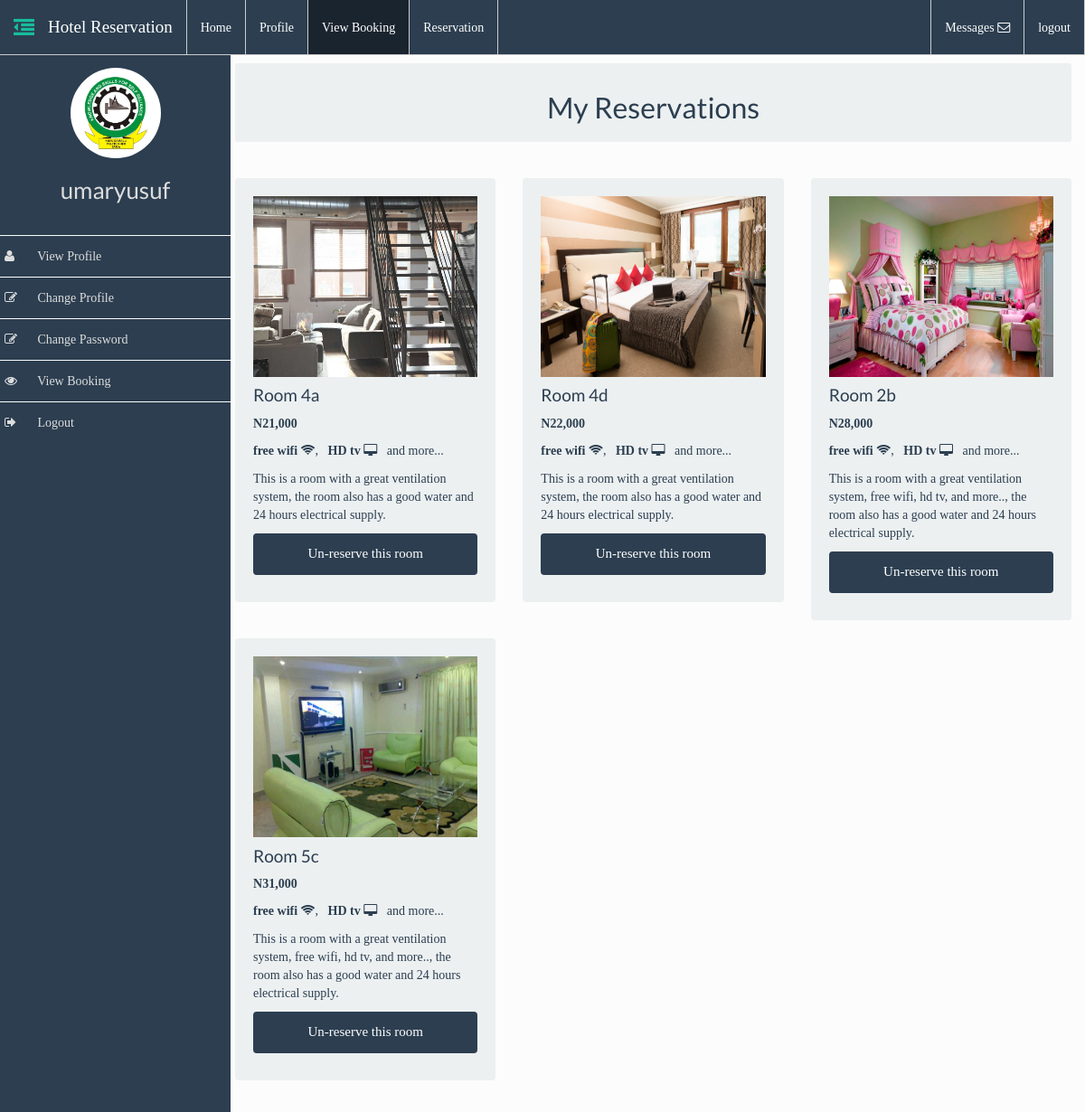
/dashboard.php?action=view_booking (signed in), run on the app's committed database.
### tables this page shows
CREATE TABLE `users` (
  `id` int(11) NOT NULL,
  `firstname` varchar(50) NOT NULL,
  `lastname` varchar(50) NOT NULL,
  `username` varchar(50) NOT NULL,
  `password` varchar(50) NOT NULL,
  `phone` text NOT NULL,
  `email` varchar(50) NOT NULL,
  `gender` text NOT NULL,
  `city` varchar(30) NOT NULL,
  `country` varchar(30) NOT NULL,
  `state` varchar(30) NOT NULL,
  `picture` varchar(50) NOT NULL DEFAULT 'user.jpg'
);

CREATE TABLE `rooms` (
  `room_id` int(11) NOT NULL,
  `room_image` varchar(100) NOT NULL,
  `room_name` varchar(50) NOT NULL,
  `room_price` varchar(20) NOT NULL,
  `room_description` varchar(200) NOT NULL,
  `booked` int(11) NOT NULL DEFAULT '0'
);

### includes/view_booking.php (the view, shortened to what this page needs)
<div class="row">
	<div class="col-md-12">
		<div class="well well-sm">
			<h2 class="text-center">My Reservations</h2>
		</div>
	</div>
</div>
<br>
<div class="row">
<?php
$q1 = mysqli_query($dbc, "SELECT * FROM `reserved_rooms` WHERE `user_id`='$user_id'");
while($row = mysqli_fetch_array($q1)){
	$room_id = $row["room_id"];
?>
<div>
<?php
$q = "SELECT * FROM `rooms` WHERE `room_id`='$room_id'";
$rq = mysqli_query($dbc, $q);
while ($row = mysqli_fetch_array($rq)) {
  $room_image = $row['room_image'];
  $room_name = $row['room_name'];
  $room_price = $row['room_price'];
  $room_description = $row['room_description'];
?>
  <div class="col-md-4">
    <div class="well">
      <img class="img img-responsive" src="./admin/img/<?php echo $room_image; ?>" alt=" hotel room image" style="max-width: 100%;width:100%;height: 200px">
      <div>
        <h4 class="room-title"><?php echo ucfirst($room_name); ?></h4>
        <p class="room-price"><strong><span class="naira">N</span><?php echo $room_price; ?></strong></p>
        <p>
          <strong>free wifi</strong>
          <span class="fa fa-wifi"></span>, &nbsp;
          <strong>HD tv</strong>
          <span class="fa fa-desktop"></span> &nbsp; and more...
        </p>
        <p><?php echo $room_description; ?></p>
        <div class="row">
          <div class="col-xs-12">
            <form action="dashboard.php?action=view_booking" method="post">
              <button type="submit" class="btn btn-primary btn-block" name="unreserve">Un-reserve this room</button>
            </form>
          </div>
        </div>
      </div>
    </div>
  </div>
<?php }
?>
</div>
<?php } ?>
</div>

### dashboard.php (shortened to what this page needs)
<?php
if(!$_SESSION['user']){
    $message = "You are not authorized to view this page until you logged in";
    header("location: login.php");
}else {
require_once 'connect.php';
$username = $_SESSION['user'];
$query = "SELECT * FROM `users` WHERE `username`='$username'";
$result = mysqli_query($dbc, $query);
if(mysqli_num_rows($result) > 0) {
    while($data = mysqli_fetch_assoc($result)){
       $user_id = $data['id'];
?>
<!DOCTYPE html>
<html lang="en">
<head>
    <link rel="stylesheet" href="assets/css/bootstrap.min.css">
    <link rel="stylesheet" href="assets/css/styles.css">
    <link rel="stylesheet" href="assets/css/sidebar.css">
    <link rel="stylesheet" href="assets/font-awesome/css/font-awesome.min.css">
</head>
<body>
	<nav class="navbar  navbar-default navbar-fixed-top" >
        <div class="container-fluid">
            <div class="navbar-header">
                <a class="navbar-brand fa fa-outdent" id="menu-toggle"></a>
                <a class="navbar-brand" href="dashboard.php">Hotel Reservation</a>
            </div>
            <div class="collapse navbar-collapse" id="myNavbar">
                <ul class="nav navbar-nav">
                  <li class="<?php echo !$_GET['action'] ? 'active' : '' ?>"><a href="dashboard.php">Home</a></li>
                  <li class="<?php echo $_GET['action'] == 'view_profile' ? 'active' : '' ?>"><a href="dashboard.php?action=view_profile">Profile</a></li>
                  <li class="<?php echo $_GET['action'] == 'view_booking' ? 'active' : '' ?>"><a href="dashboard.php?action=view_booking">View Booking</a></li>
                  <li class="<?php echo $_GET['action'] == 'reservation' ? 'active' : '' ?>"><a href="dashboard.php?action=reservation">Reservation</a></li>
                </ul>
                <ul class="nav navbar-nav navbar-right">
                    <li><a href="messages.php">Messages <i class="fa fa-envelope-o"></i></a></li>
                	<li><a href="logout.php">logout</a></li>
                </ul>
            </div>
        </div>
	</nav>
    <main id="wrapper" class="menuDisplayed">
        <div id="sidebar-wrapper">
            <div class="sidebar-header">
                <div class="row">
                    <div class="col-xs-12 profile-photo">
                        <img src="assets/img/profiles/<?php echo $data['picture']; ?>" class="img img-circle center" alt="<?php echo $firstname.' '.$lastname; ?>" width="100" height="100" />
                    </div>
                    <div class="col-xs-12 profile-info">
                        <h3 style="color: #ddd;" class="text-center"><?php echo $_SESSION['user']; ?></h3>
                    </div>
                </div>
            </div>
            <ul id="sidebar-nav" >
                <li><a href="dashboard.php?action=view_profile"><i class="icons fa fa-user fa-fw"></i> View Profile</a></li>
                <li><a href="dashboard.php?action=change_profile"><i class="icons fa fa-edit fa-fw"></i> Change Profile</a></li>
                <li><a href="dashboard.php?action=change_password"><i class="icons fa fa-edit fa-fw"></i> Change Password</a></li>
                <li><a href="dashboard.php?action=view_booking"><i class="icons fa fa-eye fa-fw"></i> View Booking</a></li>
                <li><a href="logout.php"><i class="icons fa fa-sign-out fa-fw"></i> Logout</a></li>
            </ul>
        </div>
        <section id="page-content-wrapper">
            <div class="container-fliud">
                <?php
                if (isset($_GET["action"])) {
                   switch ($_GET['action']) {
                      case 'view_booking':
                        require_once 'includes/view_booking.php';
                        break;
                    }
                }else{
                    require_once 'includes/dashboard.php';
                }
            ?>
          </div>
        </section>
    </main>
</body>
</html>
<?php } } } ?>

### assets/css/styles.css (style rules this page uses)
* { -webkit-box-sizing: border-box; box-sizing: border-box; }
body { font-family: ubuntu; font-size: 140%; -webkit-box-sizing: border-box; box-sizing: border-box; background-color: #fcfcfc; padding-top: 65px; }
nav.navbar { border-radius: 0px; }
.navbar-brand { font-family: lobster; }
img { max-width: 100%; }
.center { display: block; margin: 0 auto !important; }
.profile-photo { margin: 0 auto; }

### assets/css/sidebar.css (style rules this page uses)
* { box-sizing: border-box; -webkit-box-sizing: border-box; -moz-box-sizing: border-box; }
body { padding-top: 55px; }
#sidebar-wrapper { z-index: 1; position: fixed; width: 0; height: 100%; overflow-y: scroll; background: #2c3e50; }
#page-content-wrapper { width: 100%; position: absolute; padding: 15px; }
#wrapper.menuDisplayed #sidebar-wrapper { width: 255px; overflow-y: scroll; }
#wrapper.menuDisplayed #page-content-wrapper { padding-left: 260px; }
#sidebar-nav { padding: 0; list-style: none; margin: 20px 0 40px; }
#sidebar-nav li { text-indent: 20px; line-height: 45px; }
#sidebar-nav li a { display: block; text-decoration: none; color: #ddd; border-top: 1px solid #fcfcfc; }
#menu-toggle { font-size: 23px; }
.sidebar-header { padding:20px 0 5px; }
.icons { position: relative; left: -35px; }
.profile-photo > img { margin-left: 5px; }
nav.navbar { border-bottom: 1px solid #ccc; margin: 0; }
nav ul li { border-right: 1px solid #ccc; }
nav ul li:first-child { border-left: 1px solid #ccc; }

### data on the page
users: picture (picture)
rooms: room_image (picture), room_name "Room 4a", room_price "21,000", room_description "This is a room with a great ventilation system, the room also has a good water and 24 hours electrical supply."
rooms: room_image (picture), room_name "Room 4d", room_price "22,000", room_description "This is a room with a great ventilation system, the room also has a good water and 24 hours electrical supply."
rooms: room_image (picture), room_name "Room 2b", room_price "28,000", room_description "This is a room with a great ventilation system, free wifi, hd tv, and more.., the room also has a good water and 24 hours electrical supply."
rooms: room_image (picture), room_name "Room 5c", room_price "31,000", room_description "This is a room with a great ventilation system, free wifi, hd tv, and more.., the room also has a good water and 24 hours electrical supply."
